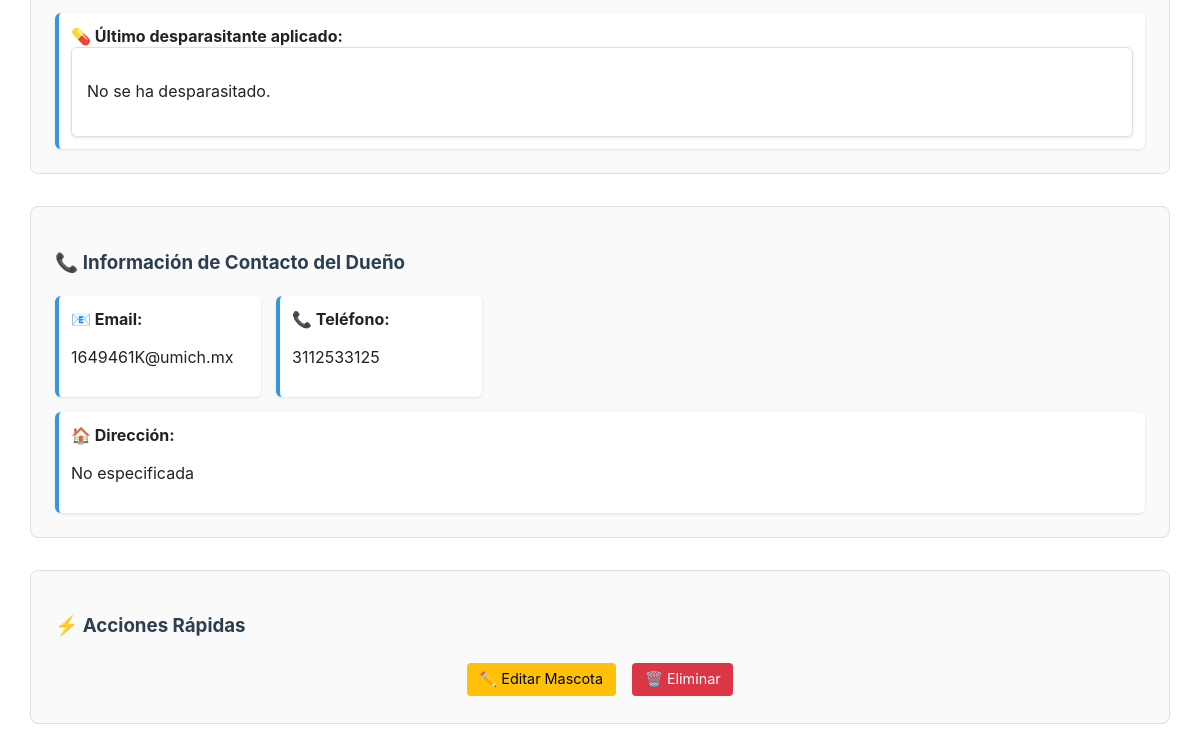
The app's page /mascota/3/ (signed in, lower part), older data.
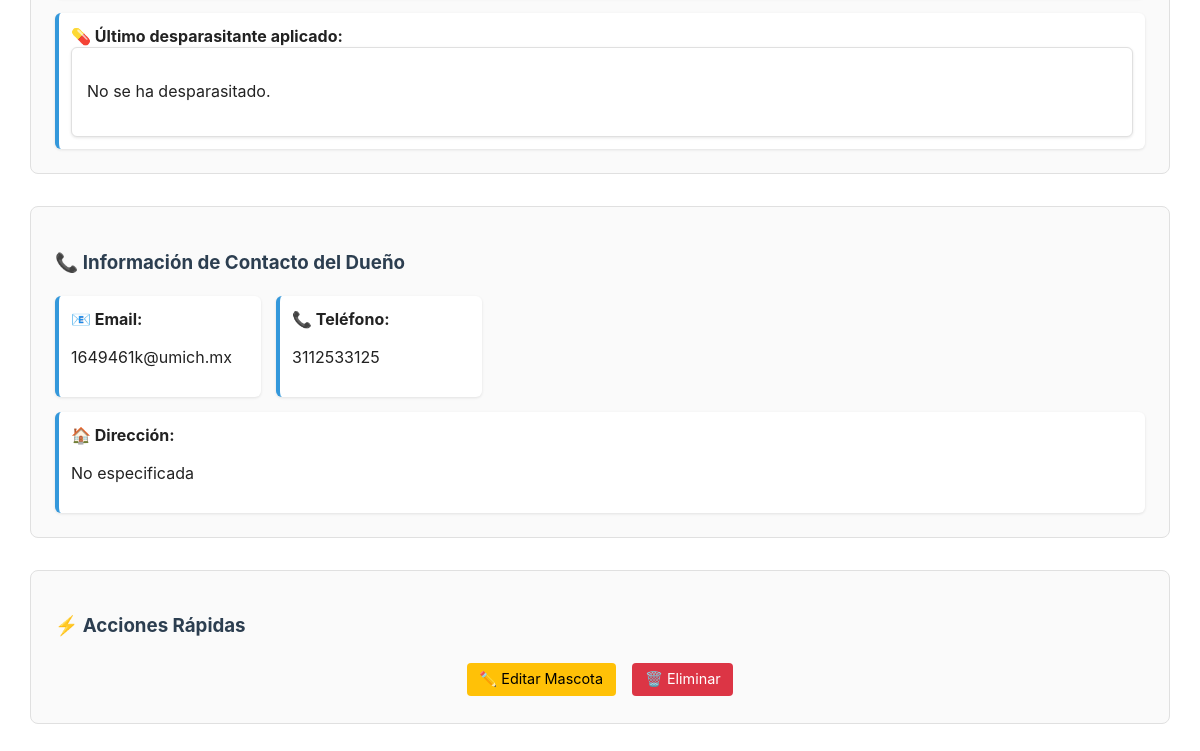
The same page, newer data.
### ClientesMascotas/models.py (models this page shows)
class Mascotas(models.Model):
    SEXOS = [
        ('macho', 'macho'),
        ('hembra', 'hembra'),
    ]
    cliente = models.ForeignKey(Clientes, on_delete=models.CASCADE)
    nombre = models.CharField(max_length=255)
    especie = models.CharField(max_length=255)
    raza = models.CharField(max_length=255)
    fechaNacimiento = models.DateField()
    peso = models.FloatField()
    vacunas = models.TextField(blank=True)
    ultimaDesparasitacion = models.DateField(blank= True, null=True)
    ultimoDesparasitante = models.TextField(blank=True)
    alergias = models.TextField(blank=True)
    vive = models.BooleanField(default=True)
    sexo = models.CharField(
        max_length=20,
        choices=SEXOS,
        default='macho'  # puedes poner un valor por defecto si quieres
    )
    alimento = models.TextField(blank = True)

class Clientes(models.Model):
    nombre = models.CharField(max_length=255)
    email = models.EmailField(unique=True, blank = True)
    telefono = models.CharField(max_length=20, unique = True)
    direccion = models.TextField(blank=True)

### ClientesMascotas/views.py (the view)
# urls.py: path('mascota/<int:mascota_id>/', views.detalle_mascota, name='detalle_mascota'),
@login_required
def detalle_mascota(request, mascota_id):
    mascota = get_object_or_404(Mascotas, id=mascota_id)
    from datetime import date
    hoy = date.today()
    edad = hoy.year - mascota.fechaNacimiento.year - (
        (hoy.month, hoy.day) < (mascota.fechaNacimiento.month, mascota.fechaNacimiento.day)
    )
    context = {
        'mascota': mascota,
        'edad': edad,
    }
    return render(request, 'clientesMascotas/Mascotas/DetalleMascota.html', context)

### templates/clientesMascotas/Mascotas/DetalleMascota.html (shortened to what this page needs)
{% extends 'base.html' %}
{% load static %}
{% block content %}
<section class="container">
    <div class="form-section">
        <div class="info-grid">
            <div class="info-item full-width">
                <strong>💊 Último desparasitante aplicado:</strong>
                <div class="content-box">
                    {{ mascota.ultimoDesparasitante|default:"No se ha desparasitado."|linebreaks }}
                </div>
            </div>
        </div>
    </div>
    <div class="form-section">
        <h3 style="color: var(--brand-bg); margin-bottom: 20px;">📞 Información de Contacto del Dueño</h3>
        <div class="info-grid compact">
            <div class="info-item">
                <strong>📧 Email:</strong>
                <p>{{ mascota.cliente.email|default:"No especificado" }}</p>
            </div>
            <div class="info-item">
                <strong>📞 Teléfono:</strong>
                <p>{{ mascota.cliente.telefono|default:"No especificado" }}</p>
            </div>
            <div class="info-item full-width">
                <strong>🏠 Dirección:</strong>
                <p>{{ mascota.cliente.direccion|default:"No especificada"|linebreaks }}</p>
            </div>
        </div>
    </div>
    <div class="form-section">
        <h3 style="color: var(--brand-bg); margin-bottom: 20px;">⚡ Acciones Rápidas</h3>
        <div class="action-buttons" style="justify-content: center;">
            <a href="{% url 'editar_mascota' mascota.id %}" class="btn-home" style="background: #ffc107; color: black;">
                ✏️ Editar Mascota
            </a>
            <a href="{% url 'borrar_mascota' mascota.id %}"
               class="btn-home"
               style="background: #dc3545;"
               onclick="return confirm('¿Estás seguro de que quieres eliminar a {{ mascota.nombre }}?');">
                🗑️ Eliminar
            </a>
        </div>
    </div>
</section>
{% endblock %}

Row changes from the older to the newer data that the page shows:
changed through a linked row, Mascotas "No se ha desparasitado.": cliente.email "1649461K@umich.mx" → "1649461k@umich.mx"
